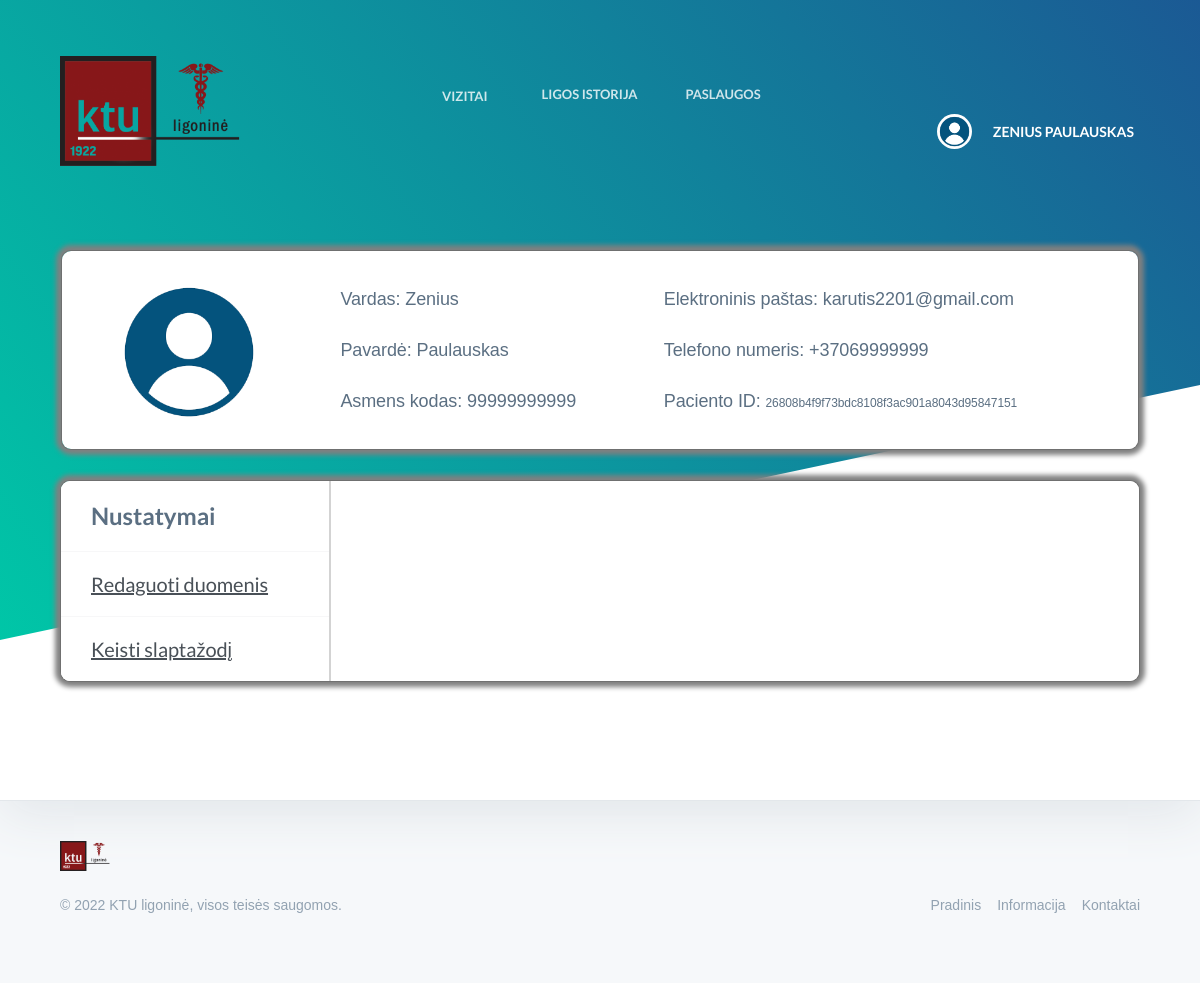
The app's page /paskyra (signed in) with its own data.
### app.py (models this page shows, shortened)
class User(db.Model, UserMixin):
    unique_id = db.Column(db.String(20), primary_key = True, unique = True)
    first_name = db.Column(db.String(20))
    last_name = db.Column(db.String(20))
    personal_code = db.Column(db.String(11))
    birthday = db.Column(db.String(10))
    email = db.Column(db.String(50))
    phone = db.Column(db.String(15))
    position = db.Column(db.String(50))
    working_hours = db.Column(db.String(300))
    password = db.Column(db.String(50))
    image_url = db.Column(db.String(100))

### app.py (the view, shortened to what this page needs)
@login_required
@app.route("/paskyra", methods=['GET','POST'])
def account():
    user = User.query.filter_by(unique_id = current_user.unique_id).first()
    vizitas = Visits.query.filter_by(user_unique_id = current_user.unique_id).first()
    changepass = ChangePass()
    changedata = ChangeData()
    changeimage = ChangeImage()
    message = ''
    msg_color = 'white'
    if user.position == 'Pacientas':
        load = 'account_patient.html'
    elif user.position == 'Administratorius':
        load = 'account_admin.html'
    else:
        load = 'account_doctor.html'
    return render_template(load, user = current_user, changepass = changepass, changedata = changedata, changeimage = changeimage)

### app.py (called while the page is built)
@user_login.user_loader
def load_user(user_id):
    return User.query.get(user_id)

### templates/account_patient.html (shortened to what this page needs)
<!DOCTYPE html>
<html lang="lt">
<head>
    <link href="https://cdn.jsdelivr.net/npm/bootstrap@4.5.0/dist/css/bootstrap.min.css" rel="stylesheet">
	<link href="{{ url_for('static', filename='styles/account/style.css') }}" type="text/css" rel="stylesheet">
</head>
<body class="is-boxed has-animations">
	<div class="body-wrap boxed-container">
		<header class="site-header">
            <div class="container">
                <div class="site-header-inner">
                    <div class="brand header-brand">
                        <h1 class="m-0">
                            <a href="#">
                                <svg width="32" height="32" viewBox="0 0 32 32" xmlns="http://www.w3.org/2000/svg">
                                    <title>KTU ligonine</title>
                                    <defs>
										<div id="header" style="min-width:200px;">
                                            <a href="{{ url_for('home') }}"><img class="main-logo" src="{{ url_for('static', filename='logo.png') }}/" alt=""></a>
										</div>
                                    </defs>
                                    <path d="M16 32C7.163 32 0 24.837 0 16S7.163 0 16 0s16 7.163 16 16-7.163 16-16 16zm0-10a6 6 0 1 0 0-12 6 6 0 0 0 0 12z" fill="url(#logo-gradient)" fill-rule="evenodd"/>
                                </svg>
                            </a>
                        </h1>
                    </div>
                    <ul class="header-links list-reset m-0">
                        <div class="dropdown">
                            <button class="dropbtn">
                                <li><a href="{{ url_for('visits') }}">Vizitai </a></li>
                            </button>
                        </div>
                        <li><a href="{{ url_for('patient_history') }}">Ligos istorija</a></li>
                        <li><a href="{{ url_for('patient_services') }}">Paslaugos</a></li>
                    </ul>
                    <div class="navbar_right menu-pos">
                        <img src="{{ url_for('static', filename='user_images/' + user.image_url) }}" alt="profile_pic" style="position: absolute; border-radius: 50%;">
                        <div class="dropdown">
                            <button class="dropbtn">
                                <span class="username" style="padding-left: 50px;">{{ user.first_name }} {{ user.last_name }} </span>
                            </button>
                        </div>
                	</div>
                </div>
            </div>
        </header>
    <div class="card overflow-hidden" style="width:1078px;margin:0 auto;float:none;margin-bottom:30px;border-radius:10px;box-shadow: 0px 0px 5px 5px grey; padding-top: 50px; margin-top: 30px;">
        <div class="col-md-9" style="text-align:left; width: 100%;">
            <div class="tab-content" style="width: 1078px;">
                <div class="column user-column1">
					<img src="{{ url_for('static', filename='user_images/' + user.image_url) }}" class="user-image">
				</div>
				<div class="column user-column2">
					<p class="user-info">Vardas: {{  user.first_name}}</p>
					<p class="user-info">Pavardė: {{ user.last_name }}</p>
					<p class="user-info">Asmens kodas: {{ user.personal_code }}</p>
				</div>
				<div class="column user-column3">
					<p class="user-info">Elektroninis paštas: {{ user.email }}</p>
					<p class="user-info">Telefono numeris: {{ user.phone }}</p>
                    <p class="user-info">Paciento ID: <a class="user-smalltext">{{ user.unique_id }}</a></p>
				</div>
            </div>
        </div>
    </div>
    <div class="container light-style flex-grow-1 container-p-y">
        <div class="card overflow-hidden" style="border-radius:10px;box-shadow: 0px 0px 5px 5px grey">
            <div class="row no-gutters row-bordered row-border-light">
                <div class="col-md-3 pt-0" style="border-right: 2px solid lightgrey;">
                    <div class="list-group list-group-flush account-settings-links">
                    <a style="font-size:24px" class="list-group-item" label="#account-general"> <b> Nustatymai </b></a>
                    <a class="list-group-item list-group-item-action" data-toggle="list" href="#account-info">Redaguoti duomenis</a>
                    <a class="list-group-item list-group-item-action" data-toggle="list" href="#account-change-password">Keisti slaptažodį</a>
                    </div>
                </div>
                <div class="col-md-9">
            </div>
        </div>
    </div>
</div>
</div>
	<footer class="site-footer">
            <div class="container">
                <div class="site-footer-inner">
                    <div class="brand footer-brand">
                        <a href="#">
                            <img src="{{ url_for('static', filename='logo.png') }}" alt="" width="50" height="50" viewBox="0 0 32 32">
                        </a>
                    </div>
                    <ul class="footer-links list-reset">
                        <li>
                            <a href="{{ url_for('home') }}">Pradinis</a>
                        </li>
                        <li>
                            <a href="{{ url_for('info') }}">Informacija</a>
                        </li>
                        <li>
                            <a href="{{ url_for('contacts') }}">Kontaktai</a>
                        </li>
                    </ul>
                    <ul>
                    </ul>
                    <div class="footer-copyright">&copy; 2022 KTU ligoninė, visos teisės saugomos.</div>
                </div>
            </div>
        </footer>
</body>
</body>
</html>

### records on screen
User: image_url (placeholder picture), first_name "ZENIUS", last_name "PAULAUSKAS", first_name "Zenius", last_name "Paulauskas", personal_code "99999999999", email "karutis2201@gmail.com", phone "+37069999999", unique_id "26808b4f9f73bdc8108f3ac901a8043d95847151"
